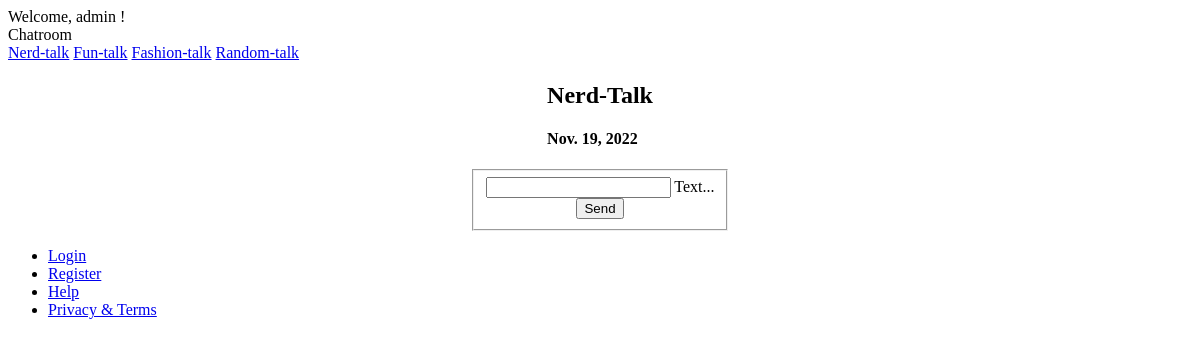
The page / (signed in) on the database as committed earlier.
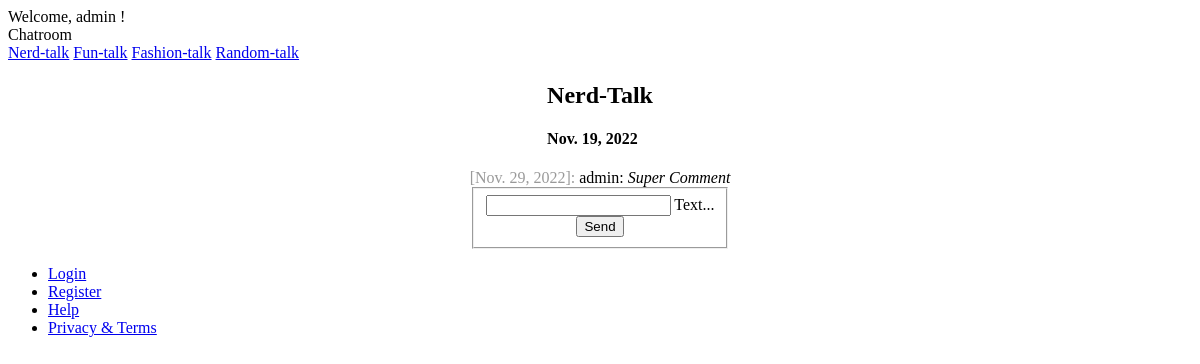
The same page on the database as committed later.
### chat/models.py (models this page shows)
class Message(models.Model):
    text = models.CharField(max_length=500)
    created_at = models.DateField(default=now)
    chat = models.ForeignKey(Chat, on_delete=models.CASCADE)
    author = models.ForeignKey(settings.AUTH_USER_MODEL, on_delete=models.CASCADE, related_name='author_message_set')
    receiver = models.ForeignKey(settings.AUTH_USER_MODEL, on_delete=models.CASCADE, related_name='receiver_message_set')

### chat/views.py (the view, shortened to what this page needs)
# urls.py: path('', index),
@login_required(login_url='/login/')
def index(request, id=None):
    myChat = Chat.objects.get(id=get_chat_id_or_default(id))
    chatMessages = Message.objects.filter(chat__id=myChat.pk)
    return render(request, 'chat/index.html', {
        'messages': chatMessages,
        'name': myChat.name,
        'created': myChat.created_at,
        'chatId': myChat.pk,
    })

### chat/common.py (called while the page is built)
def get_chat_id_or_default(id):
    myId = int(id) if id else 2
    return myId if myId > 2 and myId < 6 else 2

### chat/templates/chat/index.html (shortened to what this page needs)
{% extends "base.html" %}
{% block content %} {% load static %}
<div class="d-flex align-items-center flex-direction-column">
  <div>
    <h2>{{ name }}</h2>
    <h4>{{ created }}</h4>
  </div>
  <div id="messageContainer">
    {% for message in messages %}
    <div>
      <span class="color-gray">[{{ message.created_at }}]:</span>
      {{ message.author }}: <i>{{ message.text }}</i>
    </div>
    {% endfor %}
  </div>
  <form onsubmit="saveMessage(); return false;" method="post">
    <fieldset
      id="fieldset"
      class="d-flex justify-content-center align-items-center flex-direction-column"
    >
      <div class="mdl-textfield mdl-js-textfield mdl-textfield--floating-label">
        <input
          class="mdl-textfield__input"
          name="message"
          type="text"
          id="messageField"
        />
        <label class="mdl-textfield__label" for="messageField">Text...</label>
      </div>
      <div>
        <button
          id="sendBtn"
          class="mdl-button mdl-js-button mdl-button--raised mdl-js-ripple-effect mdl-button--accent"
        >
          Send
        </button>
      </div>
    </fieldset>
  </form>
</div>
{% endblock %}

Rows that differ between the two databases and show on the page:
added Message: created_at "Nov. 29, 2022", author "admin", text "Super Comment"
